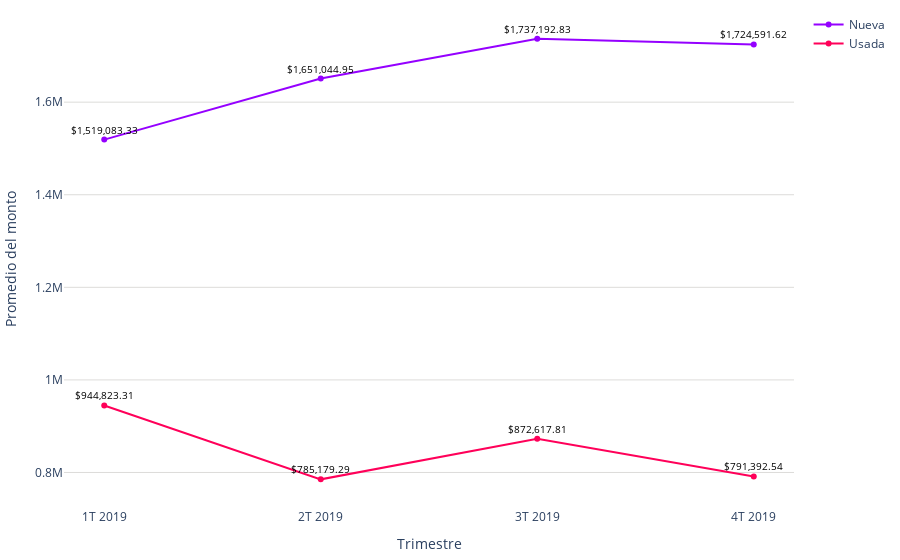

Source (notebook cell):
### Code cell
# Datos
trimestres = promedio_monto_por_modalidad_mes['trimestre']
modalidades = promedio_monto_por_modalidad_mes['modalidad']
promedios = promedio_monto_por_modalidad_mes['promedio']

# Limpiar las cadenas de promedio y convertirlas a números
promedios_limpios = [float(promedio.replace(',', '')) for promedio in promedios]

colors = ['#9500ff', '#ff0059']
fig = go.Figure()

# Agregar líneas para cada modalidad
for i, modalidad in enumerate(modalidades.unique()):
    df_modalidad = promedio_monto_por_modalidad_mes[promedio_monto_por_modalidad_mes['modalidad'] == modalidad]
    fig.add_trace(go.Scatter(
        x=df_modalidad['trimestre'],
        y=df_modalidad['promedio'].apply(lambda x: float(x.replace(',', ''))),  # Usar los promedios limpios
        mode='markers+lines',
        name=modalidad,
        line=dict(color=colors[i % len(colors)])  # Asignar colores a las líneas
    ))

fig.update_layout(
    #title='Promedio de valor de créditos para viviendas nuevas y usadas (2023)',
    xaxis=dict(title='Trimestre'),
    yaxis=dict(title='Promedio del monto', gridcolor='#dddcda'),
    margin=dict(l=10, r=10, t=10, b=10),  # Ajusta los márgenes (left, right, top, bottom)
    plot_bgcolor='rgba(0,0,0,0)',  # Color de fondo del gráfico
)

# Agregar etiquetas de texto a los puntos con símbolo de dólar
for trace in fig.data:
    df_modalidad = promedio_monto_por_modalidad_mes[promedio_monto_por_modalidad_mes['modalidad'] == trace.name]
    for i, point in enumerate(trace.y):
        # Formatear el promedio con símbolo de dólar
        promedio_con_dolar = f'${df_modalidad.iloc[i]["promedio"]}'
        fig.add_annotation(
            x=trace.x[i],
            y=point,
            text=promedio_con_dolar,
            showarrow=False,
            font=dict(color='black', size=10),
            yshift=10
        )

# Exportar gráfica como archivo HTML
def guardar_grafico_como_html(fig, nombre_archivo, carpeta='assets\graficas'):
    # Crear la carpeta si no existe
    if not os.path.exists(carpeta):
        os.makedirs(carpeta)
    config = {
        'displaylogo': False,  # Ocultar el logo de Plotly
        'modeBarButtonsToRemove': [
            'toImage',       # Botón para guardar como imagen
            'select2d',      # Box select
            'lasso2d',       # Lasso select
            'resetScale2d',  # Reset Axes
        ]
    }
    # Gráfica como archivo HTML en la carpeta especificada
    pio.write_html(fig, f'{carpeta}/{nombre_archivo}.html', config=config)


guardar_grafico_como_html(fig, 'g_scatt_creditos_nuevausada_2019', carpeta='assets\graficas')
fig.show()

### Figure 1 — Plotly figure (JSON) as saved in the notebook; plotly's stock layout.template omitted (floating-point values rounded to 4 significant figures)
{"data": [{"line": {"color": "#9500ff"}, "mode": "markers+lines", "name": "Nueva", "type": "scatter", "x": ["1T 2019", "2T 2019", "3T 2019", "4T 2019"], "y": [1519000.0, 1651000.0, 1737000.0, 1725000.0]}, {"line": {"color": "#ff0059"}, "mode": "markers+lines", "name": "Usada", "type": "scatter", "x": ["1T 2019", "2T 2019", "3T 2019", "4T 2019"], "y": [944800.0, 785200.0, 872600.0, 791400.0]}], "layout": {"annotations": [{"font": {"color": "black", "size": 10}, "showarrow": false, "text": "$1,519,083.33", "x": "1T 2019", "y": 1519000.0, "yshift": 10}, {"font": {"color": "black", "size": 10}, "showarrow": false, "text": "$1,651,044.95", "x": "2T 2019", "y": 1651000.0, "yshift": 10}, {"font": {"color": "black", "size": 10}, "showarrow": false, "text": "$1,737,192.83", "x": "3T 2019", "y": 1737000.0, "yshift": 10}, {"font": {"color": "black", "size": 10}, "showarrow": false, "text": "$1,724,591.62", "x": "4T 2019", "y": 1725000.0, "yshift": 10}, {"font": {"color": "black", "size": 10}, "showarrow": false, "text": "$944,823.31", "x": "1T 2019", "y": 944800.0, "yshift": 10}, {"font": {"color": "black", "size": 10}, "showarrow": false, "text": "$785,179.29", "x": "2T 2019", "y": 785200.0, "yshift": 10}, {"font": {"color": "black", "size": 10}, "showarrow": false, "text": "$872,617.81", "x": "3T 2019", "y": 872600.0, "yshift": 10}, {"font": {"color": "black", "size": 10}, "showarrow": false, "text": "$791,392.54", "x": "4T 2019", "y": 791400.0, "yshift": 10}], "margin": {"b": 10, "l": 10, "r": 10, "t": 10}, "plot_bgcolor": "rgba(0,0,0,0)", "xaxis": {"title": {"text": "Trimestre"}}, "yaxis": {"gridcolor": "#dddcda", "title": {"text": "Promedio del monto"}}}}
